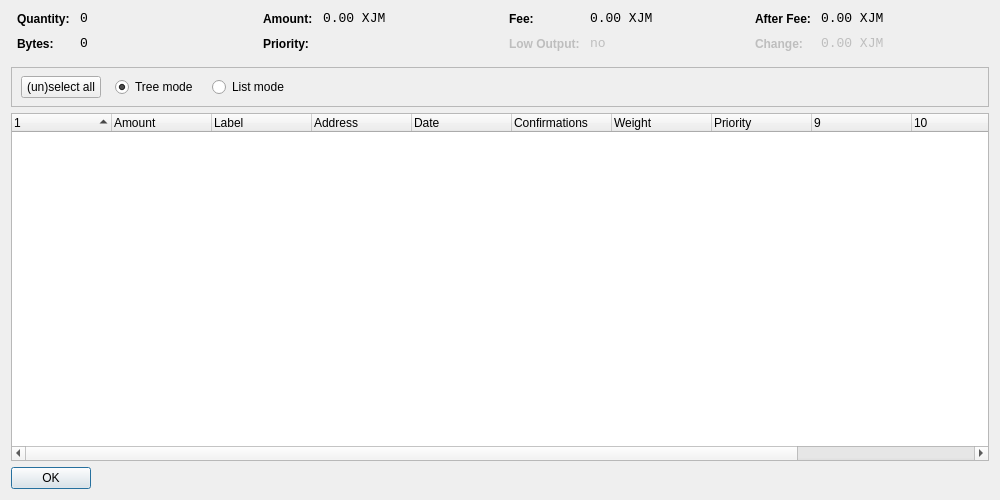
<?xml version="1.0" encoding="UTF-8"?>
<ui version="4.0">
 <class>CoinControlDialog</class>
 <widget class="QWidget" name="CoinControlDialog">
  <property name="geometry">
   <rect>
    <x>0</x>
    <y>0</y>
    <width>1000</width>
    <height>500</height>
   </rect>
  </property>
  <property name="windowTitle">
   <string>Coin Control</string>
  </property>
  <layout class="QVBoxLayout" name="verticalLayout">
   <item>
    <layout class="QHBoxLayout" name="horizontalLayoutTop" stretch="0,0,0,0">
     <property name="topMargin">
      <number>0</number>
     </property>
     <property name="bottomMargin">
      <number>10</number>
     </property>
     <item>
      <layout class="QFormLayout" name="formLayoutCoinControl1">
       <property name="horizontalSpacing">
        <number>10</number>
       </property>
       <property name="verticalSpacing">
        <number>10</number>
       </property>
       <property name="leftMargin">
        <number>6</number>
       </property>
       <property name="rightMargin">
        <number>6</number>
       </property>
       <item row="0" column="0">
        <widget class="QLabel" name="labelCoinControlQuantityText">
         <property name="styleSheet">
          <string notr="true">font-weight:bold;</string>
         </property>
         <property name="text">
          <string>Quantity:</string>
         </property>
        </widget>
       </item>
       <item row="0" column="1">
        <widget class="QLabel" name="labelCoinControlQuantity">
         <property name="font">
          <font>
           <family>Monospace</family>
           <pointsize>10</pointsize>
          </font>
         </property>
         <property name="cursor">
          <cursorShape>IBeamCursor</cursorShape>
         </property>
         <property name="contextMenuPolicy">
          <enum>Qt::ActionsContextMenu</enum>
         </property>
         <property name="text">
          <string notr="true">0</string>
         </property>
         <property name="textInteractionFlags">
          <set>Qt::LinksAccessibleByMouse|Qt::TextSelectableByKeyboard|Qt::TextSelectableByMouse</set>
         </property>
        </widget>
       </item>
       <item row="1" column="0">
        <widget class="QLabel" name="labelCoinControlBytesText">
         <property name="styleSheet">
          <string notr="true">font-weight:bold;</string>
         </property>
         <property name="text">
          <string>Bytes:</string>
         </property>
        </widget>
       </item>
       <item row="1" column="1">
        <widget class="QLabel" name="labelCoinControlBytes">
         <property name="font">
          <font>
           <family>Monospace</family>
           <pointsize>10</pointsize>
          </font>
         </property>
         <property name="cursor">
          <cursorShape>IBeamCursor</cursorShape>
         </property>
         <property name="contextMenuPolicy">
          <enum>Qt::ActionsContextMenu</enum>
         </property>
         <property name="text">
          <string notr="true">0</string>
         </property>
         <property name="textInteractionFlags">
          <set>Qt::LinksAccessibleByMouse|Qt::TextSelectableByKeyboard|Qt::TextSelectableByMouse</set>
         </property>
        </widget>
       </item>
      </layout>
     </item>
     <item>
      <layout class="QFormLayout" name="formLayoutCoinControl2">
       <property name="horizontalSpacing">
        <number>10</number>
       </property>
       <property name="verticalSpacing">
        <number>10</number>
       </property>
       <property name="leftMargin">
        <number>6</number>
       </property>
       <property name="rightMargin">
        <number>6</number>
       </property>
       <item row="0" column="0">
        <widget class="QLabel" name="labelCoinControlAmountText">
         <property name="styleSheet">
          <string notr="true">font-weight:bold;</string>
         </property>
         <property name="text">
          <string>Amount:</string>
         </property>
        </widget>
       </item>
       <item row="0" column="1">
        <widget class="QLabel" name="labelCoinControlAmount">
         <property name="font">
          <font>
           <family>Monospace</family>
           <pointsize>10</pointsize>
          </font>
         </property>
         <property name="cursor">
          <cursorShape>IBeamCursor</cursorShape>
         </property>
         <property name="contextMenuPolicy">
          <enum>Qt::ActionsContextMenu</enum>
         </property>
         <property name="text">
          <string notr="true">0.00 XJM</string>
         </property>
         <property name="textInteractionFlags">
          <set>Qt::LinksAccessibleByMouse|Qt::TextSelectableByKeyboard|Qt::TextSelectableByMouse</set>
         </property>
        </widget>
       </item>
       <item row="1" column="0">
        <widget class="QLabel" name="labelCoinControlPriorityText">
         <property name="styleSheet">
          <string notr="true">font-weight:bold;</string>
         </property>
         <property name="text">
          <string>Priority:</string>
         </property>
        </widget>
       </item>
       <item row="1" column="1">
        <widget class="QLabel" name="labelCoinControlPriority">
         <property name="font">
          <font>
           <family>Monospace</family>
           <pointsize>10</pointsize>
          </font>
         </property>
         <property name="cursor">
          <cursorShape>IBeamCursor</cursorShape>
         </property>
         <property name="contextMenuPolicy">
          <enum>Qt::ActionsContextMenu</enum>
         </property>
         <property name="text">
          <string/>
         </property>
         <property name="textInteractionFlags">
          <set>Qt::LinksAccessibleByMouse|Qt::TextSelectableByKeyboard|Qt::TextSelectableByMouse</set>
         </property>
        </widget>
       </item>
      </layout>
     </item>
     <item>
      <layout class="QFormLayout" name="formLayoutCoinControl3">
       <property name="horizontalSpacing">
        <number>10</number>
       </property>
       <property name="verticalSpacing">
        <number>10</number>
       </property>
       <property name="leftMargin">
        <number>6</number>
       </property>
       <property name="rightMargin">
        <number>6</number>
       </property>
       <item row="0" column="0">
        <widget class="QLabel" name="labelCoinControlFeeText">
         <property name="styleSheet">
          <string notr="true">font-weight:bold;</string>
         </property>
         <property name="text">
          <string>Fee:</string>
         </property>
        </widget>
       </item>
       <item row="0" column="1">
        <widget class="QLabel" name="labelCoinControlFee">
         <property name="font">
          <font>
           <family>Monospace</family>
           <pointsize>10</pointsize>
          </font>
         </property>
         <property name="cursor">
          <cursorShape>IBeamCursor</cursorShape>
         </property>
         <property name="contextMenuPolicy">
          <enum>Qt::ActionsContextMenu</enum>
         </property>
         <property name="text">
          <string notr="true">0.00 XJM</string>
         </property>
         <property name="textInteractionFlags">
          <set>Qt::LinksAccessibleByMouse|Qt::TextSelectableByKeyboard|Qt::TextSelectableByMouse</set>
         </property>
        </widget>
       </item>
       <item row="1" column="0">
        <widget class="QLabel" name="labelCoinControlLowOutputText">
         <property name="enabled">
          <bool>false</bool>
         </property>
         <property name="styleSheet">
          <string notr="true">font-weight:bold;</string>
         </property>
         <property name="text">
          <string>Low Output:</string>
         </property>
        </widget>
       </item>
       <item row="1" column="1">
        <widget class="QLabel" name="labelCoinControlLowOutput">
         <property name="enabled">
          <bool>false</bool>
         </property>
         <property name="font">
          <font>
           <family>Monospace</family>
           <pointsize>10</pointsize>
          </font>
         </property>
         <property name="cursor">
          <cursorShape>IBeamCursor</cursorShape>
         </property>
         <property name="contextMenuPolicy">
          <enum>Qt::ActionsContextMenu</enum>
         </property>
         <property name="text">
          <string>no</string>
         </property>
         <property name="textInteractionFlags">
          <set>Qt::LinksAccessibleByMouse|Qt::TextSelectableByKeyboard|Qt::TextSelectableByMouse</set>
         </property>
        </widget>
       </item>
      </layout>
     </item>
     <item>
      <layout class="QFormLayout" name="formLayoutCoinControl4">
       <property name="horizontalSpacing">
        <number>10</number>
       </property>
       <property name="verticalSpacing">
        <number>10</number>
       </property>
       <property name="leftMargin">
        <number>6</number>
       </property>
       <property name="rightMargin">
        <number>6</number>
       </property>
       <item row="0" column="0">
        <widget class="QLabel" name="labelCoinControlAfterFeeText">
         <property name="styleSheet">
          <string notr="true">font-weight:bold;</string>
         </property>
         <property name="text">
          <string>After Fee:</string>
         </property>
        </widget>
       </item>
       <item row="0" column="1">
        <widget class="QLabel" name="labelCoinControlAfterFee">
         <property name="font">
          <font>
           <family>Monospace</family>
           <pointsize>10</pointsize>
          </font>
         </property>
         <property name="cursor">
          <cursorShape>IBeamCursor</cursorShape>
         </property>
         <property name="contextMenuPolicy">
          <enum>Qt::ActionsContextMenu</enum>
         </property>
         <property name="text">
          <string notr="true">0.00 XJM</string>
         </property>
         <property name="textInteractionFlags">
          <set>Qt::LinksAccessibleByMouse|Qt::TextSelectableByKeyboard|Qt::TextSelectableByMouse</set>
         </property>
        </widget>
       </item>
       <item row="1" column="0">
        <widget class="QLabel" name="labelCoinControlChangeText">
         <property name="enabled">
          <bool>false</bool>
         </property>
         <property name="styleSheet">
          <string notr="true">font-weight:bold;</string>
         </property>
         <property name="text">
          <string>Change:</string>
         </property>
        </widget>
       </item>
       <item row="1" column="1">
        <widget class="QLabel" name="labelCoinControlChange">
         <property name="enabled">
          <bool>false</bool>
         </property>
         <property name="font">
          <font>
           <family>Monospace</family>
           <pointsize>10</pointsize>
          </font>
         </property>
         <property name="cursor">
          <cursorShape>IBeamCursor</cursorShape>
         </property>
         <property name="contextMenuPolicy">
          <enum>Qt::ActionsContextMenu</enum>
         </property>
         <property name="text">
          <string notr="true">0.00 XJM</string>
         </property>
         <property name="textInteractionFlags">
          <set>Qt::LinksAccessibleByMouse|Qt::TextSelectableByKeyboard|Qt::TextSelectableByMouse</set>
         </property>
        </widget>
       </item>
      </layout>
     </item>
    </layout>
   </item>
   <item>
    <widget class="QFrame" name="frame">
     <property name="minimumSize">
      <size>
       <width>0</width>
       <height>40</height>
      </size>
     </property>
     <property name="frameShape">
      <enum>QFrame::StyledPanel</enum>
     </property>
     <property name="frameShadow">
      <enum>QFrame::Sunken</enum>
     </property>
     <widget class="QWidget" name="horizontalLayoutWidget">
      <property name="geometry">
       <rect>
        <x>10</x>
        <y>0</y>
        <width>781</width>
        <height>41</height>
       </rect>
      </property>
      <layout class="QHBoxLayout" name="horizontalLayoutPanel" stretch="0,0,0,0">
       <property name="spacing">
        <number>14</number>
       </property>
       <item>
        <widget class="QPushButton" name="pushButtonSelectAll">
         <property name="sizePolicy">
          <sizepolicy hsizetype="Maximum" vsizetype="Fixed">
           <horstretch>0</horstretch>
           <verstretch>0</verstretch>
          </sizepolicy>
         </property>
         <property name="text">
          <string>(un)select all</string>
         </property>
        </widget>
       </item>
       <item>
        <widget class="QRadioButton" name="radioTreeMode">
         <property name="sizePolicy">
          <sizepolicy hsizetype="Maximum" vsizetype="Fixed">
           <horstretch>0</horstretch>
           <verstretch>0</verstretch>
          </sizepolicy>
         </property>
         <property name="text">
          <string>Tree mode</string>
         </property>
         <property name="checked">
          <bool>true</bool>
         </property>
        </widget>
       </item>
       <item>
        <widget class="QRadioButton" name="radioListMode">
         <property name="sizePolicy">
          <sizepolicy hsizetype="Maximum" vsizetype="Fixed">
           <horstretch>0</horstretch>
           <verstretch>0</verstretch>
          </sizepolicy>
         </property>
         <property name="text">
          <string>List mode</string>
         </property>
        </widget>
       </item>
       <item>
        <spacer name="horizontalSpacer">
         <property name="orientation">
          <enum>Qt::Horizontal</enum>
         </property>
         <property name="sizeHint" stdset="0">
          <size>
           <width>40</width>
           <height>20</height>
          </size>
         </property>
        </spacer>
       </item>
      </layout>
     </widget>
    </widget>
   </item>
   <item>
    <widget class="CoinControlTreeWidget" name="treeWidget">
     <property name="contextMenuPolicy">
      <enum>Qt::CustomContextMenu</enum>
     </property>
     <property name="sortingEnabled">
      <bool>false</bool>
     </property>
     <property name="columnCount">
      <number>12</number>
     </property>
     <attribute name="headerShowSortIndicator" stdset="0">
      <bool>true</bool>
     </attribute>
     <attribute name="headerStretchLastSection">
      <bool>false</bool>
     </attribute>
     <column>
      <property name="text">
       <string/>
      </property>
     </column>
     <column>
      <property name="text">
       <string>Amount</string>
      </property>
     </column>
     <column>
      <property name="text">
       <string>Label</string>
      </property>
     </column>
     <column>
      <property name="text">
       <string>Address</string>
      </property>
     </column>
     <column>
      <property name="text">
       <string>Date</string>
      </property>
     </column>
     <column>
      <property name="text">
       <string>Confirmations</string>
      </property>
      <property name="toolTip">
       <string>Confirmed</string>
      </property>
     </column>
     <column>
      <property name="text">
       <string>Weight</string>
      </property>
     </column>
     <column>
      <property name="text">
       <string>Priority</string>
      </property>
     </column>
     <column>
      <property name="text">
       <string/>
      </property>
     </column>
     <column>
      <property name="text">
       <string/>
      </property>
     </column>
     <column>
      <property name="text">
       <string/>
      </property>
     </column>
     <column>
      <property name="text">
       <string/>
      </property>
     </column>
    </widget>
   </item>
   <item>
    <widget class="QDialogButtonBox" name="buttonBox">
     <property name="sizePolicy">
      <sizepolicy hsizetype="Maximum" vsizetype="Fixed">
       <horstretch>0</horstretch>
       <verstretch>0</verstretch>
      </sizepolicy>
     </property>
     <property name="orientation">
      <enum>Qt::Horizontal</enum>
     </property>
     <property name="standardButtons">
      <set>QDialogButtonBox::Ok</set>
     </property>
    </widget>
   </item>
  </layout>
 </widget>
 <customwidgets>
  <customwidget>
   <class>CoinControlTreeWidget</class>
   <extends>QTreeWidget</extends>
   <header>coincontroltreewidget.h</header>
  </customwidget>
 </customwidgets>
 <resources/>
 <connections/>
</ui>
